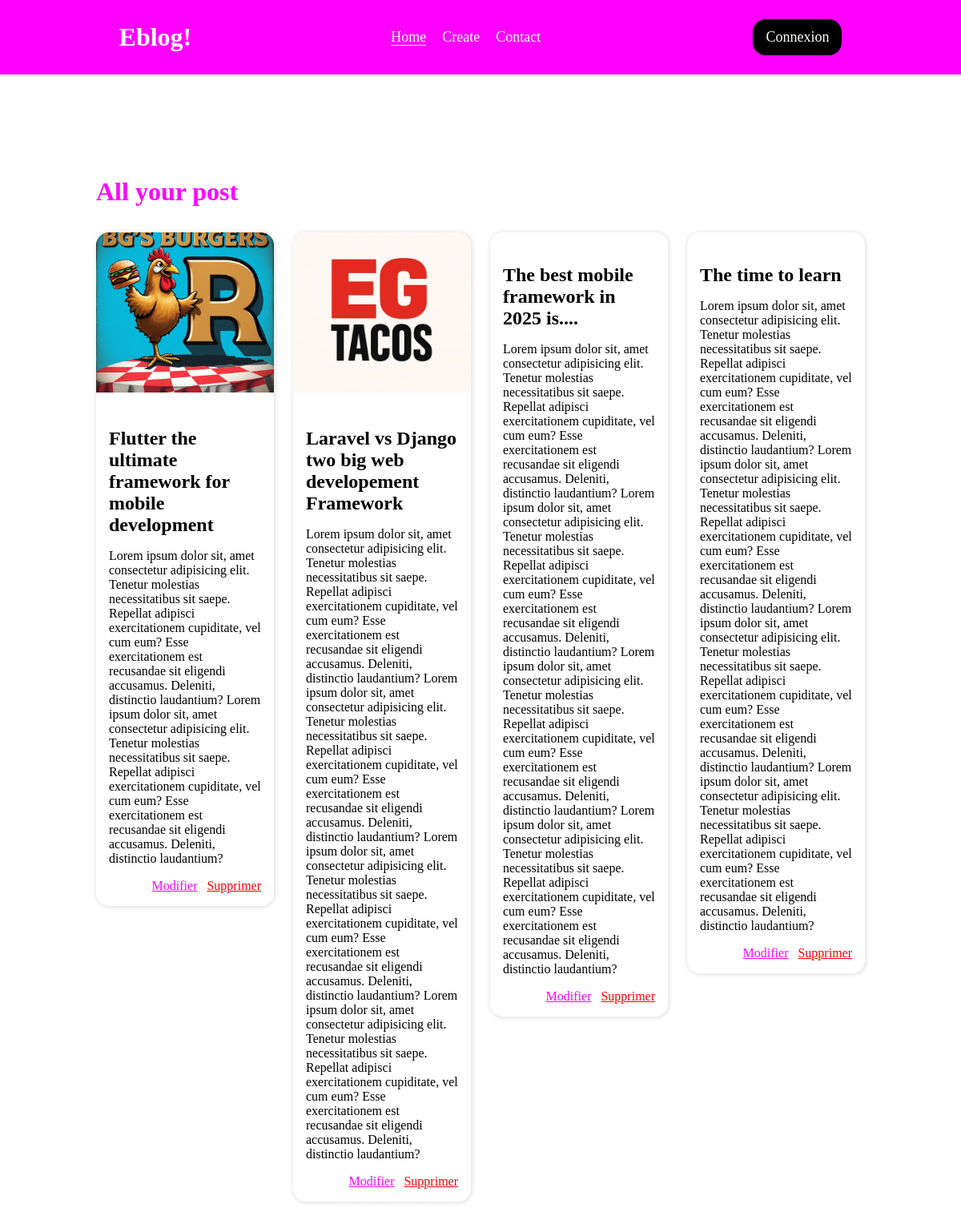
/posts/, run on an earlier commit of the app's database.
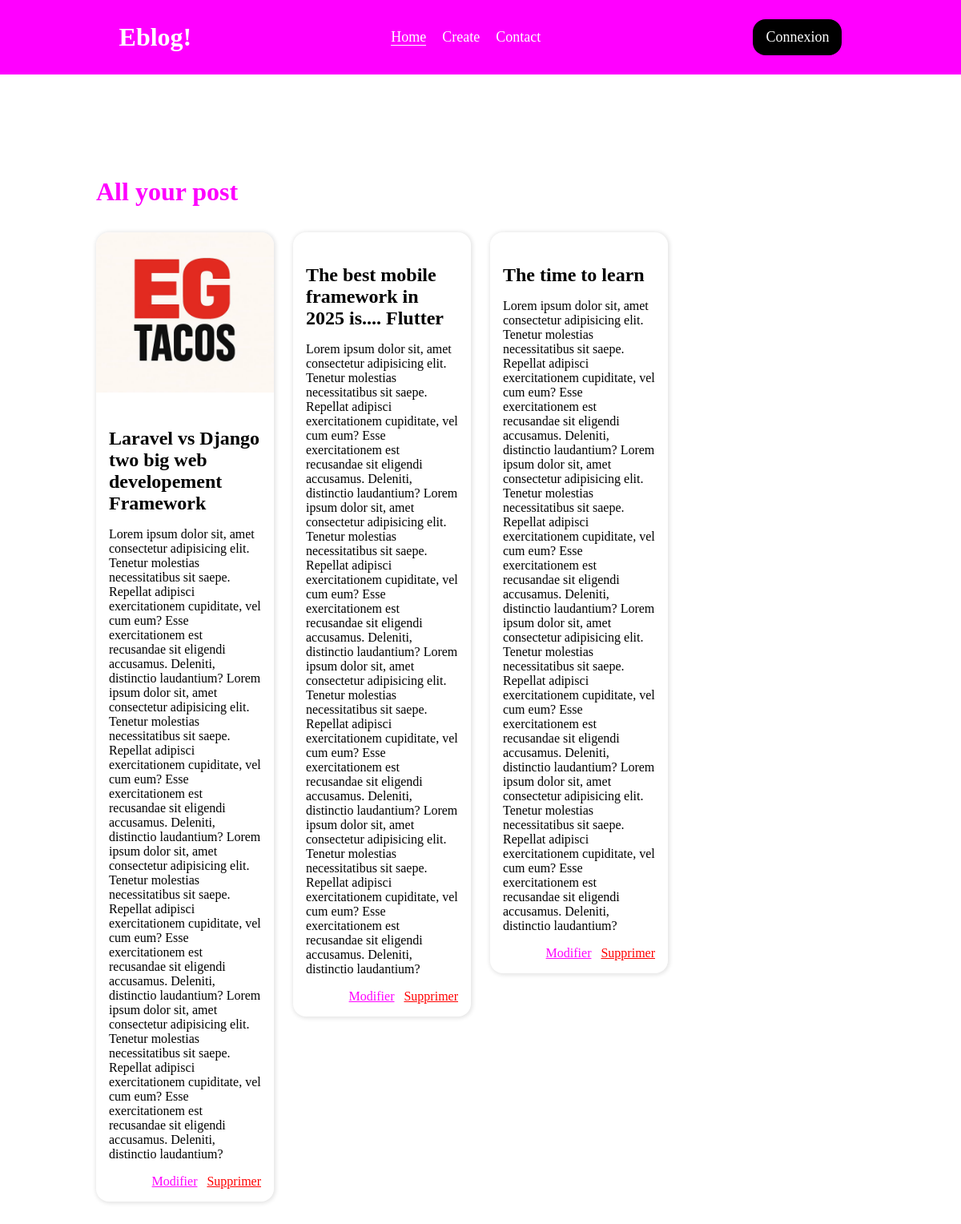
And on a later commit of the database.
### posts/models.py (models this page shows, shortened)
class Post(models.Model):
    title = models.CharField(max_length=255)
    content = models.TextField()
    image = models.ImageField(upload_to="image", null=True)

### posts/views.py (the view)
# urls.py: path("", views.index, name="index"),
def index(request, *args, **kwargs):
    posts = Post.objects.all()
    return render(request, "index.html", {"posts": posts})

### posts/templates/index.html (shortened to what this page needs)
{% extends "base.html" %}
{% block body %}
    <h1 class="title"> {% block brandtitle %}All your post{% endblock brandtitle %} </h1>
    <div class="posts">
        {% for post in posts %}
            <div class="post">
                <div class="post-header">
                    {% if post.image %}
                        <img src="{{ post.image.url }}" alt="">
                    {% endif %}
                </div>
                <div class="post-body">
                    <h3>{{ post.title }}</h3>
                    <p>{{ post.content }}</p>
                    <div>
                        <a href="{% url "edit" post.id %}" class="edit">Modifier</a>
                        <a href="{% url "delete" post.id %}" class="delete">Supprimer</a>
                    </div>
                </div>
            </div>
        {% endfor %}
    </div>
{% endblock body %}

What changed in the data, as far as the page shows it:
removed Post: image (picture), title "Flutter the ultimate framework for mobile development", content "Lorem ipsum dolor sit, amet consectetur adipisicing elit. Tenetur molestias necessitatibus sit saepe. Repellat adipisci exercitationem cupiditate, vel cum eum? Esse exercitationem est recusandae sit eligendi accusamus. Deleniti, distinctio laudantium? Lorem ipsum dolor sit, amet consectetur adipisicing elit. Tenetur molestias necessitatibus sit saepe. Repellat adipisci exercitationem cupiditate, vel cum eum? Esse exercitationem est recusandae sit eligendi accusamus. Deleniti, distinctio laudantium?"
changed Post: title "The best mobile framework in 2025 is...." → "The best mobile framework in 2025 is.... Flutter"
